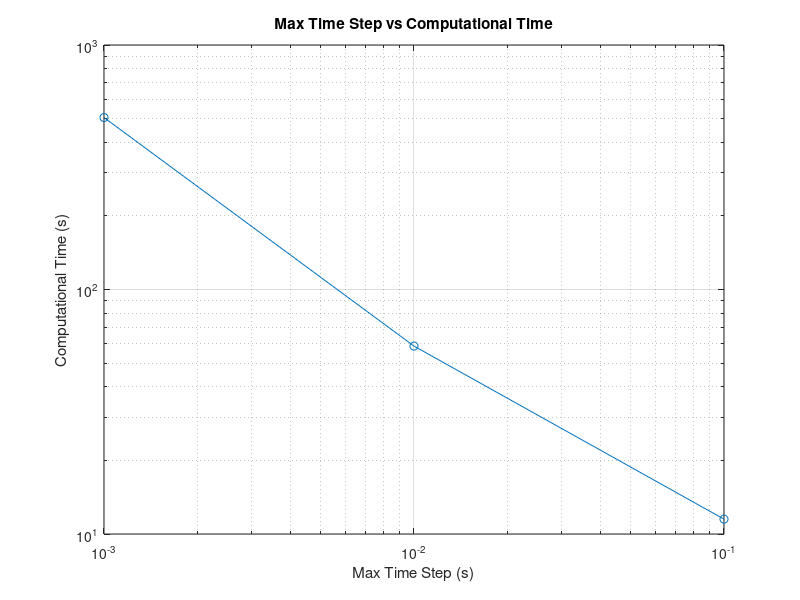

The MATLAB source for this figure:
t = [0.1, 0.01, 0.001];
tcompute = [11.5, 58.7, 505]; 
figure(100);
loglog(t,tcompute,'-o'); title('Max Time Step vs Computational Time');
xlabel('Max Time Step (s)'); ylabel('Computational Time (s)'); grid on